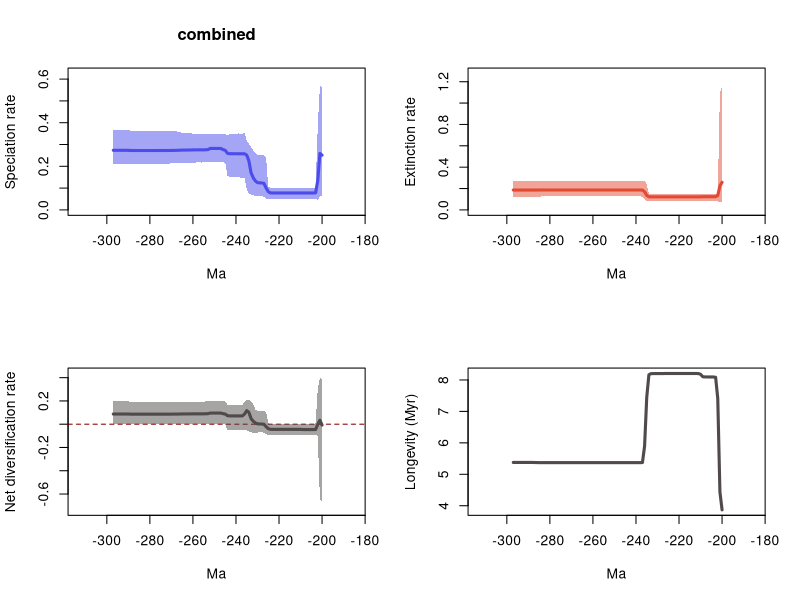

The R script that drew this image:
# 1 files combined:
# 	.\reptilia\mcmc_no_predictors\A_bdmcmc\combined_10_marginal_rates.log

# 95% HPDs calculated using code from Biopy (https://www.cs.auckland.ac.nz/~yhel002/biopy/)

pdf(file='C:/Users/SimoesLabAdmin/Documents/BDNN_Arielli/reptilia/mcmc_no_predictors/A_bdmcmc/combined_10_marginal_rates_RTT.pdf',width=10.8, height=8.4)
par(mfrow=c(2,2))
library(scales)
L_hpd_m95=c(NA, NA,NA,NA,NA,NA,NA,NA,NA,NA,NA,NA,NA,NA,NA,NA,NA,NA,NA,NA,NA,NA,NA,NA,NA,NA,NA,NA,NA,NA,NA,NA,NA,NA,NA,NA,NA,NA,NA,NA,NA,NA,NA,NA,NA,NA,NA,NA,NA,NA,NA,NA,NA,NA,NA,NA,NA,NA,NA,NA,NA,NA,NA,NA,NA,NA,NA,NA,NA,NA,NA,NA,NA,NA,NA,NA,NA,NA,NA,NA,NA,NA,NA,NA,NA,NA,NA,NA,NA,NA,NA,NA,NA,NA,NA,NA,NA,NA,NA,NA,NA,NA,NA,NA,NA,NA,NA,NA,NA,NA,NA,NA,NA,NA,NA,NA,NA,NA,NA,NA,NA,NA,NA,NA,NA,NA,NA,NA,NA,NA,NA,NA,NA,NA,NA,NA,NA,NA,NA,NA,NA,NA,NA,NA,NA,NA,NA,NA,NA,NA,NA,NA,NA,NA,NA,NA,NA,NA,NA,NA,NA,NA,NA,NA,NA,NA,NA,NA,NA,NA,NA,NA,NA,NA,NA,NA,NA,NA,NA,NA,NA,NA,NA,NA,NA,NA,NA,NA,NA,NA,NA,NA,NA,NA,NA,NA,NA,NA,NA,NA,0.0647,0.064664,0.045053,0.05,0.050578,0.05051,0.05051,0.05051,0.05051,0.05051,0.05051,0.05051,0.05051,0.05051,0.05051,0.05051,0.050508,0.050508,0.050505,0.050505,0.050505,0.050505,0.050511,0.05051,0.050181,0.047847,0.051367,0.06058,0.062064,0.062356,0.063404,0.063929,0.067181,0.071384,0.076121,0.093797,0.145429,0.148465,0.148465,0.150514,0.148559,0.149814,0.150514,0.150514,0.157845,0.21628,0.219601,0.21997,0.219949,0.219949,0.219949,0.219949,0.219993,0.218689,0.218115,0.218089,0.217063,0.217952,0.217892,0.217063,0.217312,0.217399,0.216613,0.21628,0.217063,0.216035,0.216268,0.214517,0.214517,0.213299,0.213142,0.212583,0.211516,0.211285,0.211292,0.211203,0.211275,0.211299,0.211292,0.211292,0.211285,0.211285,0.211285,0.211285,0.211292,0.211292,0.211292,0.211292,0.211275,0.211275,0.211125,0.211157,0.21111,0.210191,0.210078,0.210027,0.210027,0.210027)
L_hpd_M95=c(NA, NA,NA,NA,NA,NA,NA,NA,NA,NA,NA,NA,NA,NA,NA,NA,NA,NA,NA,NA,NA,NA,NA,NA,NA,NA,NA,NA,NA,NA,NA,NA,NA,NA,NA,NA,NA,NA,NA,NA,NA,NA,NA,NA,NA,NA,NA,NA,NA,NA,NA,NA,NA,NA,NA,NA,NA,NA,NA,NA,NA,NA,NA,NA,NA,NA,NA,NA,NA,NA,NA,NA,NA,NA,NA,NA,NA,NA,NA,NA,NA,NA,NA,NA,NA,NA,NA,NA,NA,NA,NA,NA,NA,NA,NA,NA,NA,NA,NA,NA,NA,NA,NA,NA,NA,NA,NA,NA,NA,NA,NA,NA,NA,NA,NA,NA,NA,NA,NA,NA,NA,NA,NA,NA,NA,NA,NA,NA,NA,NA,NA,NA,NA,NA,NA,NA,NA,NA,NA,NA,NA,NA,NA,NA,NA,NA,NA,NA,NA,NA,NA,NA,NA,NA,NA,NA,NA,NA,NA,NA,NA,NA,NA,NA,NA,NA,NA,NA,NA,NA,NA,NA,NA,NA,NA,NA,NA,NA,NA,NA,NA,NA,NA,NA,NA,NA,NA,NA,NA,NA,NA,NA,NA,NA,NA,NA,NA,NA,NA,NA,0.564189,0.568796,0.384076,0.100984,0.100993,0.100901,0.100901,0.100901,0.100901,0.100901,0.100901,0.100901,0.100901,0.100901,0.100901,0.100901,0.100901,0.100901,0.1009,0.1009,0.1009,0.1009,0.100916,0.10095,0.100997,0.106069,0.240396,0.250392,0.251631,0.251992,0.253585,0.2604,0.274047,0.288634,0.304404,0.31416,0.354114,0.349003,0.349003,0.351128,0.348725,0.349687,0.349655,0.349598,0.338589,0.34861,0.345566,0.346044,0.346044,0.346044,0.346047,0.346047,0.346113,0.34557,0.34752,0.34861,0.347947,0.348961,0.349077,0.348337,0.349438,0.351612,0.351872,0.352583,0.353754,0.353788,0.356899,0.358107,0.360682,0.361005,0.362195,0.362629,0.362195,0.362594,0.363251,0.363429,0.363623,0.363719,0.363719,0.363719,0.363719,0.363719,0.363719,0.363719,0.363735,0.363735,0.363735,0.363735,0.363841,0.364231,0.366716,0.367477,0.367477,0.366716,0.366716,0.36668,0.366704,0.366716)
M_hpd_m95=c(NA, NA,NA,NA,NA,NA,NA,NA,NA,NA,NA,NA,NA,NA,NA,NA,NA,NA,NA,NA,NA,NA,NA,NA,NA,NA,NA,NA,NA,NA,NA,NA,NA,NA,NA,NA,NA,NA,NA,NA,NA,NA,NA,NA,NA,NA,NA,NA,NA,NA,NA,NA,NA,NA,NA,NA,NA,NA,NA,NA,NA,NA,NA,NA,NA,NA,NA,NA,NA,NA,NA,NA,NA,NA,NA,NA,NA,NA,NA,NA,NA,NA,NA,NA,NA,NA,NA,NA,NA,NA,NA,NA,NA,NA,NA,NA,NA,NA,NA,NA,NA,NA,NA,NA,NA,NA,NA,NA,NA,NA,NA,NA,NA,NA,NA,NA,NA,NA,NA,NA,NA,NA,NA,NA,NA,NA,NA,NA,NA,NA,NA,NA,NA,NA,NA,NA,NA,NA,NA,NA,NA,NA,NA,NA,NA,NA,NA,NA,NA,NA,NA,NA,NA,NA,NA,NA,NA,NA,NA,NA,NA,NA,NA,NA,NA,NA,NA,NA,NA,NA,NA,NA,NA,NA,NA,NA,NA,NA,NA,NA,NA,NA,NA,NA,NA,NA,NA,NA,NA,NA,NA,NA,NA,NA,NA,NA,NA,NA,NA,NA,0.074099,0.074099,0.078745,0.080777,0.080748,0.080777,0.080987,0.080992,0.080987,0.081112,0.082066,0.082575,0.082609,0.082535,0.082535,0.082535,0.082535,0.082535,0.082535,0.082535,0.082535,0.082535,0.082535,0.082535,0.082535,0.082535,0.082535,0.082609,0.082595,0.082592,0.082589,0.082589,0.082592,0.082582,0.082116,0.079332,0.105263,0.125176,0.125419,0.125419,0.125419,0.125421,0.125362,0.125362,0.125362,0.125362,0.125365,0.125365,0.125365,0.125365,0.125365,0.125365,0.125365,0.125365,0.125365,0.125365,0.125365,0.125365,0.125365,0.125365,0.125362,0.125362,0.125362,0.125362,0.125362,0.125362,0.125362,0.125362,0.125362,0.125362,0.125362,0.125362,0.125362,0.125374,0.125374,0.125374,0.125374,0.125421,0.125421,0.125419,0.125419,0.125413,0.125419,0.125419,0.125413,0.125176,0.125176,0.125153,0.125176,0.125153,0.125124,0.125158,0.125154,0.125165,0.125173,0.125153,0.125165,0.125124)
M_hpd_M95=c(NA, NA,NA,NA,NA,NA,NA,NA,NA,NA,NA,NA,NA,NA,NA,NA,NA,NA,NA,NA,NA,NA,NA,NA,NA,NA,NA,NA,NA,NA,NA,NA,NA,NA,NA,NA,NA,NA,NA,NA,NA,NA,NA,NA,NA,NA,NA,NA,NA,NA,NA,NA,NA,NA,NA,NA,NA,NA,NA,NA,NA,NA,NA,NA,NA,NA,NA,NA,NA,NA,NA,NA,NA,NA,NA,NA,NA,NA,NA,NA,NA,NA,NA,NA,NA,NA,NA,NA,NA,NA,NA,NA,NA,NA,NA,NA,NA,NA,NA,NA,NA,NA,NA,NA,NA,NA,NA,NA,NA,NA,NA,NA,NA,NA,NA,NA,NA,NA,NA,NA,NA,NA,NA,NA,NA,NA,NA,NA,NA,NA,NA,NA,NA,NA,NA,NA,NA,NA,NA,NA,NA,NA,NA,NA,NA,NA,NA,NA,NA,NA,NA,NA,NA,NA,NA,NA,NA,NA,NA,NA,NA,NA,NA,NA,NA,NA,NA,NA,NA,NA,NA,NA,NA,NA,NA,NA,NA,NA,NA,NA,NA,NA,NA,NA,NA,NA,NA,NA,NA,NA,NA,NA,NA,NA,NA,NA,NA,NA,NA,NA,1.16071,1.090709,0.152033,0.150195,0.150002,0.150003,0.150205,0.150198,0.150188,0.150043,0.148863,0.148736,0.148737,0.14866,0.148656,0.148656,0.148656,0.148656,0.148656,0.148656,0.148656,0.148656,0.148656,0.148656,0.148656,0.148656,0.148656,0.148736,0.148736,0.148737,0.148737,0.148737,0.148742,0.148737,0.148736,0.242913,0.268015,0.266557,0.266667,0.266667,0.266664,0.266664,0.266596,0.266596,0.266596,0.266596,0.266596,0.266596,0.266596,0.266596,0.266596,0.266596,0.266596,0.266596,0.266596,0.266596,0.266596,0.266596,0.266596,0.266596,0.266596,0.266596,0.266596,0.266596,0.266596,0.266596,0.266596,0.266596,0.266596,0.266596,0.266596,0.266596,0.266596,0.266612,0.266615,0.266615,0.266615,0.266664,0.266664,0.266664,0.266667,0.266664,0.266674,0.266676,0.266678,0.266513,0.266677,0.266851,0.267092,0.26714,0.26714,0.267192,0.267192,0.267219,0.267259,0.267276,0.267315,0.267315)
R_hpd_m95=c(NA, NA,NA,NA,NA,NA,NA,NA,NA,NA,NA,NA,NA,NA,NA,NA,NA,NA,NA,NA,NA,NA,NA,NA,NA,NA,NA,NA,NA,NA,NA,NA,NA,NA,NA,NA,NA,NA,NA,NA,NA,NA,NA,NA,NA,NA,NA,NA,NA,NA,NA,NA,NA,NA,NA,NA,NA,NA,NA,NA,NA,NA,NA,NA,NA,NA,NA,NA,NA,NA,NA,NA,NA,NA,NA,NA,NA,NA,NA,NA,NA,NA,NA,NA,NA,NA,NA,NA,NA,NA,NA,NA,NA,NA,NA,NA,NA,NA,NA,NA,NA,NA,NA,NA,NA,NA,NA,NA,NA,NA,NA,NA,NA,NA,NA,NA,NA,NA,NA,NA,NA,NA,NA,NA,NA,NA,NA,NA,NA,NA,NA,NA,NA,NA,NA,NA,NA,NA,NA,NA,NA,NA,NA,NA,NA,NA,NA,NA,NA,NA,NA,NA,NA,NA,NA,NA,NA,NA,NA,NA,NA,NA,NA,NA,NA,NA,NA,NA,NA,NA,NA,NA,NA,NA,NA,NA,NA,NA,NA,NA,NA,NA,NA,NA,NA,NA,NA,NA,NA,NA,NA,NA,NA,NA,NA,NA,NA,NA,NA,NA,-0.669339,-0.644322,-0.097903,-0.092057,-0.091605,-0.091557,-0.091523,-0.091554,-0.091557,-0.091058,-0.08984,-0.089841,-0.089799,-0.089785,-0.089799,-0.089799,-0.089785,-0.089785,-0.089785,-0.089785,-0.089785,-0.089785,-0.089799,-0.089799,-0.089118,-0.091632,-0.085815,-0.071732,-0.070213,-0.070685,-0.071307,-0.072592,-0.074236,-0.069306,-0.063185,-0.049628,-0.045613,-0.047962,-0.047905,-0.047905,-0.0478,-0.0478,-0.047829,-0.047838,-0.048227,0.001003,0.001583,0.000559,0.000572,0.000572,0.000566,0.000566,0.000952,0.001586,0.002496,0.00134,0.00141,0.001532,0.001546,0.001515,0.001523,0.001586,0.001583,0.001583,0.001583,0.001586,0.001586,0.000535,0.000535,0.000581,-0.001111,-0.001162,-0.000994,-0.001074,-0.001162,-0.00101,-0.00125,-0.00125,-0.00125,-0.00125,-0.00125,-0.00125,-0.00125,-0.001074,-0.001074,-0.001162,-0.001379,-0.001142,-0.00101,-0.001074,-0.001304,-0.001162,-0.00121,-0.00101,-0.001074,-0.000994,-0.001062,-0.001158)
R_hpd_M95=c(NA, NA,NA,NA,NA,NA,NA,NA,NA,NA,NA,NA,NA,NA,NA,NA,NA,NA,NA,NA,NA,NA,NA,NA,NA,NA,NA,NA,NA,NA,NA,NA,NA,NA,NA,NA,NA,NA,NA,NA,NA,NA,NA,NA,NA,NA,NA,NA,NA,NA,NA,NA,NA,NA,NA,NA,NA,NA,NA,NA,NA,NA,NA,NA,NA,NA,NA,NA,NA,NA,NA,NA,NA,NA,NA,NA,NA,NA,NA,NA,NA,NA,NA,NA,NA,NA,NA,NA,NA,NA,NA,NA,NA,NA,NA,NA,NA,NA,NA,NA,NA,NA,NA,NA,NA,NA,NA,NA,NA,NA,NA,NA,NA,NA,NA,NA,NA,NA,NA,NA,NA,NA,NA,NA,NA,NA,NA,NA,NA,NA,NA,NA,NA,NA,NA,NA,NA,NA,NA,NA,NA,NA,NA,NA,NA,NA,NA,NA,NA,NA,NA,NA,NA,NA,NA,NA,NA,NA,NA,NA,NA,NA,NA,NA,NA,NA,NA,NA,NA,NA,NA,NA,NA,NA,NA,NA,NA,NA,NA,NA,NA,NA,NA,NA,NA,NA,NA,NA,NA,NA,NA,NA,NA,NA,NA,NA,NA,NA,NA,NA,0.384871,0.395957,0.299301,0.006531,0.005581,0.005546,0.005564,0.005521,0.005509,0.005562,0.003401,0.002375,0.002369,0.002375,0.002357,0.002357,0.002374,0.002374,0.002375,0.002375,0.002375,0.002375,0.002369,0.002375,0.003443,0.009127,0.104596,0.116871,0.117479,0.117479,0.117721,0.126382,0.176497,0.19549,0.209791,0.212603,0.194524,0.164781,0.164507,0.164507,0.164602,0.164602,0.164601,0.164602,0.167325,0.197543,0.196121,0.201511,0.201595,0.201595,0.201595,0.201595,0.201858,0.19596,0.195666,0.194135,0.194135,0.194251,0.194246,0.194204,0.194135,0.193984,0.193927,0.193948,0.193941,0.193927,0.194135,0.193298,0.193541,0.19371,0.19209,0.19211,0.19237,0.19237,0.19238,0.192579,0.19237,0.19237,0.19237,0.19237,0.19238,0.19238,0.19238,0.192563,0.192579,0.192563,0.192696,0.193285,0.193878,0.194135,0.195251,0.195666,0.195666,0.19596,0.195994,0.19616,0.19616,0.19616)
L_mean=c(NA, NA,NA,NA,NA,NA,NA,NA,NA,NA,NA,NA,NA,NA,NA,NA,NA,NA,NA,NA,NA,NA,NA,NA,NA,NA,NA,NA,NA,NA,NA,NA,NA,NA,NA,NA,NA,NA,NA,NA,NA,NA,NA,NA,NA,NA,NA,NA,NA,NA,NA,NA,NA,NA,NA,NA,NA,NA,NA,NA,NA,NA,NA,NA,NA,NA,NA,NA,NA,NA,NA,NA,NA,NA,NA,NA,NA,NA,NA,NA,NA,NA,NA,NA,NA,NA,NA,NA,NA,NA,NA,NA,NA,NA,NA,NA,NA,NA,NA,NA,NA,NA,NA,NA,NA,NA,NA,NA,NA,NA,NA,NA,NA,NA,NA,NA,NA,NA,NA,NA,NA,NA,NA,NA,NA,NA,NA,NA,NA,NA,NA,NA,NA,NA,NA,NA,NA,NA,NA,NA,NA,NA,NA,NA,NA,NA,NA,NA,NA,NA,NA,NA,NA,NA,NA,NA,NA,NA,NA,NA,NA,NA,NA,NA,NA,NA,NA,NA,NA,NA,NA,NA,NA,NA,NA,NA,NA,NA,NA,NA,NA,NA,NA,NA,NA,NA,NA,NA,NA,NA,NA,NA,NA,NA,NA,NA,NA,NA,NA,NA,0.250991066981763,0.259136874568204,0.134411956584676,0.078293396550022,0.077598667887574,0.077568440689118,0.077568440689118,0.077568440689118,0.077568440689118,0.077568440689118,0.077568440689118,0.077568440689118,0.077568440689118,0.077568440689118,0.077568440689118,0.077568440689118,0.077569280823345,0.077569280823345,0.077570391527487,0.077570391527487,0.077570391527487,0.077570391527487,0.077576146399237,0.077591356435535,0.077921909089912,0.083330988178399,0.100597213885447,0.121526261522771,0.123453598855125,0.124090439833752,0.125028017754334,0.132991328076851,0.147413356578096,0.170585032778076,0.224454360361447,0.251164371119324,0.257413634330895,0.257611652370352,0.257611891149152,0.257611564728202,0.257619874623036,0.257630368860279,0.25765990396868,0.257669904977574,0.259801606476658,0.273476639803046,0.276423657107765,0.281856477458904,0.281892654453936,0.281892654453936,0.281895097533694,0.281895097533694,0.281808847657064,0.276675677055347,0.275794030606762,0.275507523922842,0.275439906819902,0.275413787529198,0.275387477897553,0.275370825494303,0.275222881246642,0.274806268365702,0.27462951751856,0.274460220892871,0.274392440612355,0.274223952889055,0.273820895963329,0.273375103192271,0.273033790577811,0.27283260440404,0.272681423329568,0.272574432661834,0.272507516531599,0.272427905898738,0.272369670245315,0.272345702376383,0.272333174681157,0.272327702464113,0.272326459507177,0.272326459507177,0.272324916689513,0.272325147199772,0.272325147199772,0.272325147199772,0.272325259186963,0.272325259186963,0.272326427211616,0.272326847503537,0.272352766517891,0.272419742161884,0.273227915494193,0.273402384213008,0.273422074142715,0.273443686321815,0.273460212426938,0.273467899340929,0.273466859204509,0.273485061904396)
M_mean=c(NA, NA,NA,NA,NA,NA,NA,NA,NA,NA,NA,NA,NA,NA,NA,NA,NA,NA,NA,NA,NA,NA,NA,NA,NA,NA,NA,NA,NA,NA,NA,NA,NA,NA,NA,NA,NA,NA,NA,NA,NA,NA,NA,NA,NA,NA,NA,NA,NA,NA,NA,NA,NA,NA,NA,NA,NA,NA,NA,NA,NA,NA,NA,NA,NA,NA,NA,NA,NA,NA,NA,NA,NA,NA,NA,NA,NA,NA,NA,NA,NA,NA,NA,NA,NA,NA,NA,NA,NA,NA,NA,NA,NA,NA,NA,NA,NA,NA,NA,NA,NA,NA,NA,NA,NA,NA,NA,NA,NA,NA,NA,NA,NA,NA,NA,NA,NA,NA,NA,NA,NA,NA,NA,NA,NA,NA,NA,NA,NA,NA,NA,NA,NA,NA,NA,NA,NA,NA,NA,NA,NA,NA,NA,NA,NA,NA,NA,NA,NA,NA,NA,NA,NA,NA,NA,NA,NA,NA,NA,NA,NA,NA,NA,NA,NA,NA,NA,NA,NA,NA,NA,NA,NA,NA,NA,NA,NA,NA,NA,NA,NA,NA,NA,NA,NA,NA,NA,NA,NA,NA,NA,NA,NA,NA,NA,NA,NA,NA,NA,NA,0.25852104893134,0.22519115783702,0.134920977716611,0.123679572590992,0.123537237122899,0.123518005943699,0.123513727017513,0.123509569937163,0.123507006667471,0.123385337814868,0.122235868372282,0.12189138738225,0.121875573874042,0.121874247595653,0.121873027097567,0.121872885249317,0.121872885249317,0.121873215903234,0.121873215903234,0.121873215903234,0.121873215903234,0.121873215903234,0.121873215903234,0.121873215903234,0.121873215903234,0.121873215903234,0.121873215903234,0.121879109991337,0.121901585081534,0.12190900235774,0.121910085503734,0.121910085503734,0.121911606970139,0.121918975556262,0.12248786080558,0.134348470703703,0.169599711138405,0.186066133788067,0.186181140981917,0.186181140981917,0.186183673348759,0.186189292008905,0.186193701115266,0.186193701115266,0.186193701115266,0.186193701115266,0.186195145269715,0.186196358760377,0.186196358760377,0.186196358760377,0.186196358760377,0.186196358760377,0.186197203434625,0.186197203434625,0.186197203434625,0.186197203434625,0.186197203434625,0.186197203434625,0.186197594951145,0.186197594951145,0.186197437465045,0.186197723453487,0.186197723453487,0.186197868723201,0.186197868723201,0.186197868723201,0.186198175185604,0.186198175185604,0.186198175185604,0.186198062792661,0.186198062792661,0.186198558236191,0.186198705578524,0.186198517825615,0.186198045498909,0.186198180493261,0.186198130235006,0.186197858403974,0.186198601629583,0.186198413690248,0.186198083990394,0.186198275669214,0.186199643060018,0.186198843994341,0.186196941462238,0.186177253385825,0.186119038919168,0.186058920297404,0.18598959059755,0.185961902093454,0.185954978023665,0.185952960938271,0.185955862538245,0.18596419060413,0.185966777484126,0.185966892300606,0.185962275318295,0.185978539461997)
R_mean=c(NA, NA,NA,NA,NA,NA,NA,NA,NA,NA,NA,NA,NA,NA,NA,NA,NA,NA,NA,NA,NA,NA,NA,NA,NA,NA,NA,NA,NA,NA,NA,NA,NA,NA,NA,NA,NA,NA,NA,NA,NA,NA,NA,NA,NA,NA,NA,NA,NA,NA,NA,NA,NA,NA,NA,NA,NA,NA,NA,NA,NA,NA,NA,NA,NA,NA,NA,NA,NA,NA,NA,NA,NA,NA,NA,NA,NA,NA,NA,NA,NA,NA,NA,NA,NA,NA,NA,NA,NA,NA,NA,NA,NA,NA,NA,NA,NA,NA,NA,NA,NA,NA,NA,NA,NA,NA,NA,NA,NA,NA,NA,NA,NA,NA,NA,NA,NA,NA,NA,NA,NA,NA,NA,NA,NA,NA,NA,NA,NA,NA,NA,NA,NA,NA,NA,NA,NA,NA,NA,NA,NA,NA,NA,NA,NA,NA,NA,NA,NA,NA,NA,NA,NA,NA,NA,NA,NA,NA,NA,NA,NA,NA,NA,NA,NA,NA,NA,NA,NA,NA,NA,NA,NA,NA,NA,NA,NA,NA,NA,NA,NA,NA,NA,NA,NA,NA,NA,NA,NA,NA,NA,NA,NA,NA,NA,NA,NA,NA,NA,NA,-0.007529982574653,0.033945716204805,-0.000509022480782,-0.045386177587209,-0.045938570836395,-0.04594956688855,-0.045945287995263,-0.045941130903947,-0.045938567634254,-0.045816898595225,-0.044667429053943,-0.044322948074877,-0.044307134577635,-0.04430580828828,-0.04430458780116,-0.044304445941945,-0.044303605807718,-0.044303936461635,-0.044302825757493,-0.044302825757493,-0.044302825757493,-0.044302825757493,-0.044297070896709,-0.044281860849445,-0.043951308227966,-0.038542229062716,-0.021276003388567,-0.000352850409589,0.001552012008027,0.002181435743346,0.003117930134117,0.011081241059777,0.025501749114477,0.048666056311617,0.101966498722434,0.116815900985865,0.087813922030069,0.071545516476768,0.071430748006887,0.071430421564004,0.071436199102962,0.071441074712959,0.071466200704032,0.071476201636162,0.073607903080415,0.087282936669993,0.090228509710601,0.09566011668074,0.095696293697705,0.095696293697705,0.095698736788428,0.095698736788428,0.095611642226584,0.090478471778394,0.089596825099519,0.089310318240139,0.089242701082367,0.08921658180263,0.089189880687364,0.089173228251214,0.089025441434822,0.088608542664137,0.088431791784097,0.088262349746132,0.088194569432717,0.088026081654586,0.087622718145829,0.0871769254954,0.086835612815142,0.086634539111077,0.086483358069504,0.086375871991139,0.08630880855147,0.086229385649585,0.086171622377699,0.086147519492483,0.086135042044545,0.0861298416695,0.086127855497922,0.08612804342629,0.086126830319446,0.086126869161851,0.086125501749114,0.086126300803825,0.086128315301188,0.086148003432432,0.08620738595664,0.086267924815493,0.086363173617432,0.086457837787452,0.087272935321146,0.087449421103423,0.087466209444122,0.087479493535404,0.087493432727632,0.087501004825143,0.087504581671035,0.087506520194322)
trans=0.5
age=(0:(298-1))* -1
plot(age,age,type = 'n', ylim = c(0, 0.6256756), xlim = c(-312.9,-185.1), ylab = 'Speciation rate', xlab = 'Ma',main='combined' )
polygon(c(age, rev(age)), c(L_hpd_M95, rev(L_hpd_m95)), col = alpha("#4c4cec",trans), border = NA)
lines(rev(age), rev(L_mean), col = "#4c4cec", lwd=3)
plot(age,age,type = 'n', ylim = c(0, 1.276781), xlim = c(-312.9,-185.1), ylab = 'Extinction rate', xlab = 'Ma' )
polygon(c(age, rev(age)), c(M_hpd_M95, rev(M_hpd_m95)), col = alpha("#e34a33",trans), border = NA)
lines(rev(age), rev(M_mean), col = "#e34a33", lwd=3)
plot(age,age,type = 'n', ylim = c(-0.7362729000000001, 0.4355527), xlim = c(-312.9,-185.1), ylab = 'Net diversification rate', xlab = 'Ma' )
abline(h=0,lty=2,col="darkred")
polygon(c(age, rev(age)), c(R_hpd_M95, rev(R_hpd_m95)), col = alpha("#504A4B",trans), border = NA)
lines(rev(age), rev(R_mean), col = "#504A4B", lwd=3)
plot(age,rev(1/M_mean),type = 'n', xlim = c(-312.9,-185.1), ylab = 'Longevity (Myr)', xlab = 'Ma' )
lines(rev(age), rev(1/M_mean), col = "#504A4B", lwd=3)
n <- dev.off()
